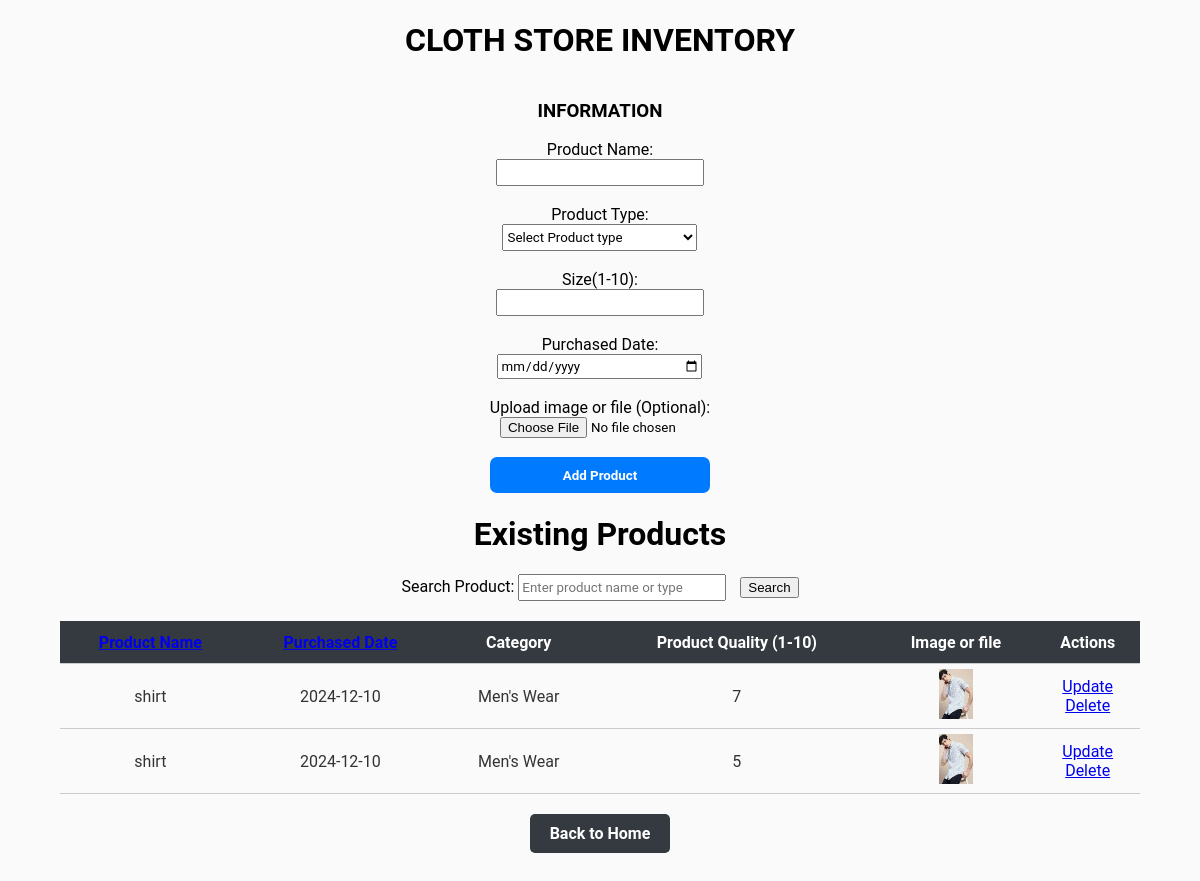
Before: /final_project with the older database file.
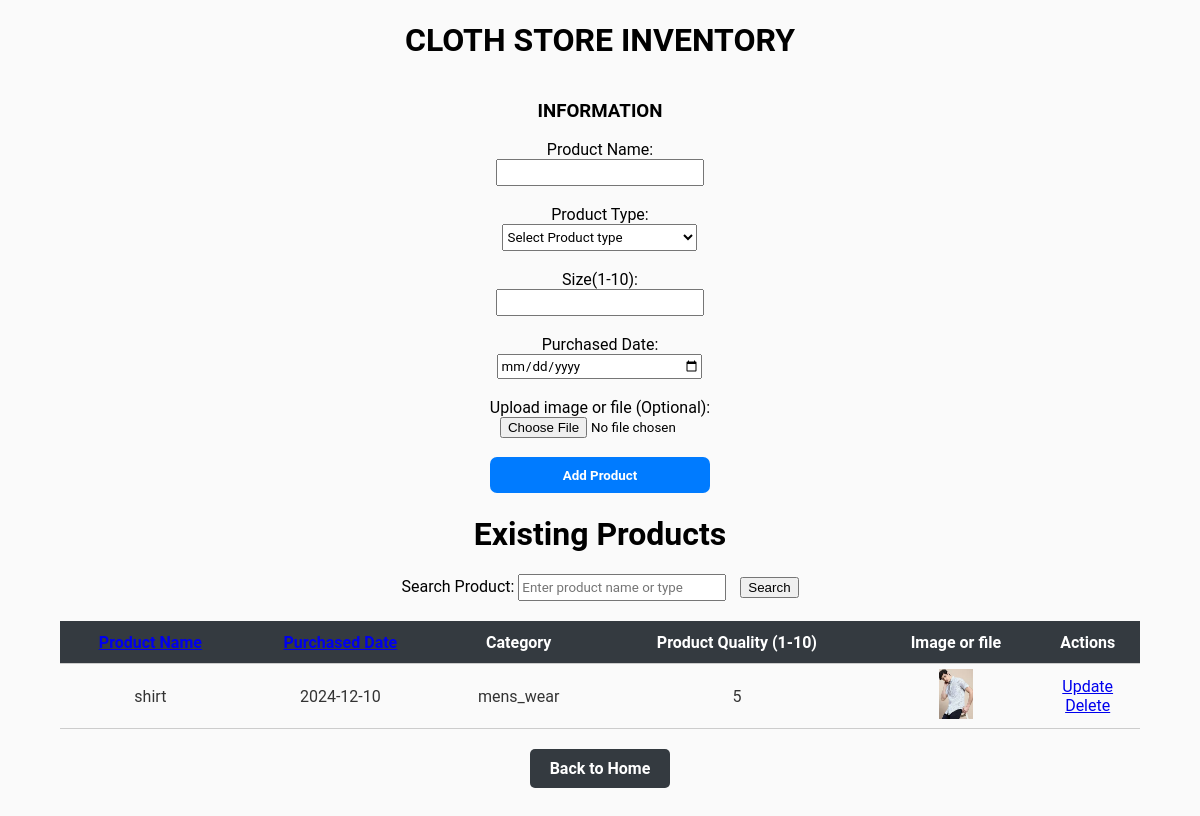
After: the same page with the newer database file.
### models.py (models this page shows, shortened)
class Project(db.Model):
    id = db.Column(db.Integer, primary_key=True)
    task = db.Column(db.String(100), nullable=False)
    category = db.Column(db.String(50), nullable=False)
    priority = db.Column(db.Integer, nullable=False)
    due_date = db.Column(db.Date, nullable=False)
    file_name = db.Column(db.String(200), nullable=False)
    date_created = db.Column(db.DateTime, default=datetime.utcnow)

### app.py (the view)
@app.route('/final_project', methods=['POST', 'GET'])
def form():
    if request.method == 'POST':
        try:
            task = request.form['pName']
            category = request.form['product_type']
            priority = int(request.form['pr'])
            due_date_str = request.form['due_date']
            file = request.files['file_upload']
            due_date = datetime.strptime(due_date_str, '%Y-%m-%d').date()
            file = request.files.get('file_upload')  # Use .get() to avoid KeyError
            if file and file.filename:
             UPLOAD_FOLDER = os.path.join(current_app.root_path, 'static', 'uploads')
             app.config['UPLOAD_FOLDER'] = UPLOAD_FOLDER
             file_path = os.path.join(app.config['UPLOAD_FOLDER'], file.filename)
             file.save(file_path)  # Check if a file is uploaded and has a valid filename
            else:
                file_path = None
            new_project = Project(
                task=task,
                category=category,
                priority=priority,
                due_date=due_date,
                file_name=file.filename,
            )
            db.session.add(new_project)
            db.session.commit()
            return redirect('/final_project')
        except Exception as e:
            return f'There was an issue adding your project: {e}'
    else:
        search_query = request.args.get('search_query', '').strip()
        sort_column = request.args.get('sort_column', 'task')
        sort_column = request.args.get('sort_column', 'task')
        valid_columns = ['task', 'due_date']
        if sort_column not in valid_columns:
            sort_column = 'task'  # Default to 'priority' if invalid sort_column is provided
        sort_query = asc(getattr(Project, sort_column))
        if search_query:
            projects = Project.query.filter(
                or_(
                    Project.task.ilike(f'%{search_query}%'),
                    Project.category.ilike(f'%{search_query}%')
                )
            ).order_by(sort_query).all()
        else:
             projects = Project.query.order_by(sort_query).all()
        return render_template('/final_project/Form.html',
                               projects=projects,
                               search_query=search_query)

### templates/final_project/Form.html (shortened to what this page needs)
{% extends 'base.html' %}
{% block body %}
<div class="form-container">
    <h1>CLOTH STORE INVENTORY</h1>
    <h3>INFORMATION </h3>
    <form action="/final_project" method="POST" enctype="multipart/form-data">
        <label for="PN">Product Name:</label><br/>
        <input type="text" name="pName" id="pName" required><br><br>
        <label for="Project-type">Product Type:</label><br/>
        <select id="product-type" name="product_type" required>
            <option value="">Select Product type</option>
        </select>
        <br><br>
        <label for="priority">Size(1-10):</label><br/>
        <input type="number" name="pr" id="pr" min="1" max="10" required><br><br>
        <label for="due-date">Purchased Date:</label><br/>
        <input type="date" id="due-date" name="due_date" required><br><br>
        <label for="file-upload">Upload image or file (Optional):</label><br/>
        <input type="file" id="file-upload" name="file_upload"><br><br>
        <input type="submit" value="Add Product" id="sub">
    </form>
    <h1>Existing Products</h1>
    <form method="GET" action="/final_project" style="margin-bottom: 20px;">
        <label for="search-query">Search Product:</label>
        <input type="text" id="search-query" name="search_query" placeholder="Enter product name or type" style="margin-right: 10px;">
        <button type="submit">Search</button>
    </form>
    {% if projects|length < 1 %}
        {% if search_query %}
            <h4 style="text-align: center; color: red;">No items found for your search: "{{ search_query }}"</h4>
        {% else %}
            <h4 style="text-align: center;">There are no Products found. Add a New Product!</h4>
        {% endif %}
    {% else %}
        <table class="table_style">
            <tr>
                <th><a href="?sort_column=task">Product Name</a></th>
                <th><a href="?sort_column=due_date">Purchased Date</a></th>
                <th>Category</th>
                <th>Product Quality (1-10)</th>
                <th>Image or file</th>
                <th>Actions</th>
            </tr>
            {% for project in projects %}
            <tr>
                <td>{{ project.task }}</td>
                <td>{{ project.due_date }}</td>
                <td>{{ project.category }}</td>
                <td>{{ project.priority }}</td>
                <td>
                    <a href="{{ url_for('static', filename='uploads/' + project.file_name) }}">
                        <img src="{{ url_for('static', filename='uploads/' + project.file_name) }}"
                             alt="{{ project.file_name }}"
                             style="max-width: 50px; max-height: 50px;">
                    </a>
                </td>
                <td>
                    <a href="/update_form/{{ project.id }}">Update</a><br>
                    <a href="/delete_form/{{ project.id }}">Delete</a>
                </td>
            </tr>
            {% endfor %}
        </table>
    {% endif %}
    <div style="text-align: right; margin-top:20px;">
        <a href="/" style="text-decoration: none;">
            <button class="btn">Back to Home</button>
          </a>
    </div>
</div>
{% endblock %}

### templates/base.html (shortened to what this page needs)
<!DOCTYPE html>
<html lang="en">
<head>
    <link rel="stylesheet" href="{{ url_for('static', filename='css/main.css') }}">
</head>
<body>
    {% block body %}{% endblock %}
</body>
</html>

### static/css/main.css (style rules this page uses)
body, html { margin: 0; font-family: 'Roboto', sans-serif; background-color: rgb(238, 238, 238); text-align: center; }
table, td, th { border-width: 0px; border-bottom: 1px solid #ccc; }
table { border-collapse: collapse; width: 100%; }
th { height: 30px; font-weight: bold; background-color: #007BFF; color: #fff; }
td { text-align: center; padding: 5px; color: #333; }
body .form-container { margin: 0 auto; display: flex; flex-direction: column; align-content: center; align-items: center; width: 100%; height: auto; background-color: rgb(250, 250, 250); padding-bottom: 50px; box-shadow: 0px 4px 10px rgba(0, 0, 0, 0.1); }
input { width: 200px; height: 21px; font-family: 'Roboto', sans-serif; }
select { width: 195px; height: 27px; font-family: 'Roboto', sans-serif; }
input[type="submit"] { background-color: #007BFF; color: white; width: 220px; border-radius: 7px; height: 36px; cursor: pointer; font-family: 'Roboto', sans-serif; font-weight: bold; border: none; }
.table_style th { background-color: #343A40; height: 40px; color: #FFF; }
.table_style { width: 90%; margin: auto; }
.btn { padding: 10px 20px; background-color: #343A40; color: white; border: none; border-radius: 5px; font-size: 16px; cursor: pointer; font-family: 'Roboto', sans-serif; font-weight: bold; }

Changed rows visible on the page:
removed Project: task "shirt", due_date "2024-12-10", category "Men's Wear", priority "7", file_name (picture)
removed Project: task "shirt", due_date "2024-12-10", category "Men's Wear", priority "5", file_name (picture)
added Project: task "shirt", due_date "2024-12-10", category "mens_wear", priority "5", file_name (picture)
